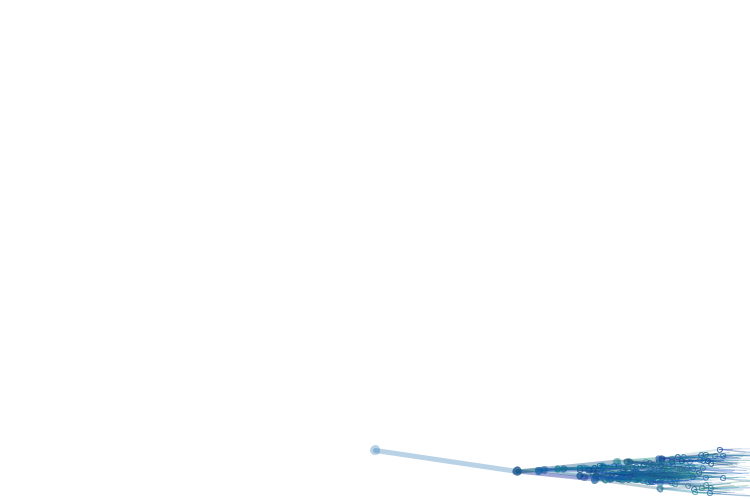
Frame 1 (no input)
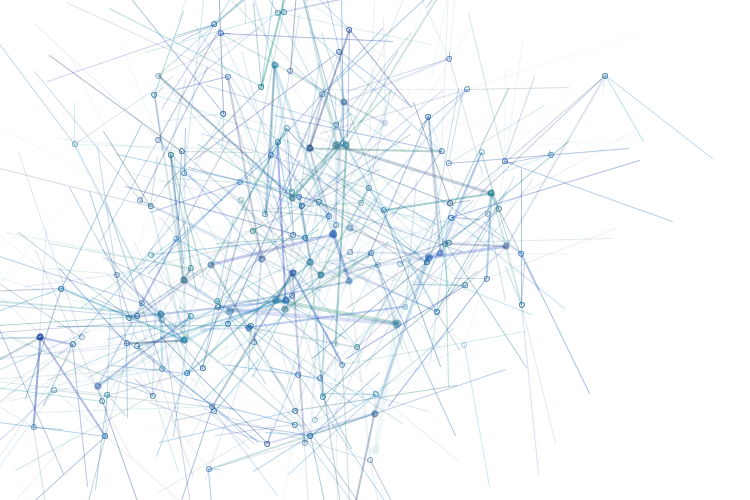
Frame 60 (the mouse pressed at the canvas centre just before this capture)
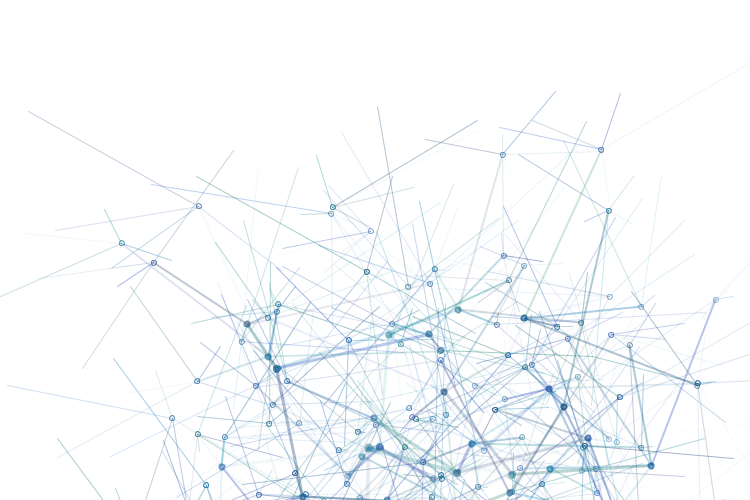
Frame 120 (the mouse held since frame 60 and released just before this capture)

The Processing sketch that drew these frames (run headless with seeded random() and noise(); from frame 60 on, the mouse is pressed at the canvas centre):

// Processing sketch: processing_124099
// ── processing_124099.pde

//emergence practice, moving particles
//Stella Wang, 2013/12/11

int _numChildren = 5;
int _maxLevels = 5;
Branch _trunk;

void setup() {
  size(750, 500);
  background(255);
  noFill();
  newTree();
}

void newTree() {
  _trunk = new Branch(1, 0, width/2, 450);
  _trunk.drawMe();
}

void draw() {
  background(255);
  _trunk.updateMe(width/2, 450);
  _trunk.drawMe();
}

class Branch {
  float level, index;
  float x, y;
  float endx, endy;

  //Adding new properties
  float strokeW, alph; // line style
  float len, lenChange; // length
  float rot, rotChange; // rotation

  Branch[] children = new Branch[0];

  Branch(float lev, float ind, float ex, float ey) {
    level = lev;
    index = ind;
    //Initialize them in the constructor
    strokeW = (1/level)*100;
    alph = 255/level;
    len = (1/level)*random(200);
    lenChange = random(10)-5;
    rotChange = random(10)-5;
    //
    updateMe(ex, ey);

    if (level < _maxLevels) {
      children = new Branch[_numChildren];
      for (int i=0; i<_numChildren; i++) {
        children[i] = new Branch(level+1, 
        x, endx, endy);
      }
    }
  }

  void updateMe(float nx, float ny) {
    x = nx;
    y = ny;
    //    endx = x+70+(level*(random(100)-50));
    //    endy = y-50-(level*random(50));

    ////Recalculate end points
    rot += rotChange;
    len -= lenChange;
    if (len<0 || len>200) {
      lenChange *= -1;
    }
    float radian = radians(rot);
    endx = x+10+(len*cos(radian));
    endy = y+(len*sin(radian));
    //
    for (int i=0; i<children.length; i++)
    {
      children[i].updateMe(endx, endy);
    }
  }

  void drawMe() {
    stroke(random(50), random(50, 150), random(100, 200), random(100));

    strokeWeight(_maxLevels-level+1);
    line(x, y, endx, endy);
    ellipse(x, y, 5, 5);

    //Draw big circles and thick lines
    /*  strokeWeight(strokeW);
     stroke(0, alph);
     fill(255, alph);
     line(x, y, endx, endy);
     ellipse(endx, endy, len/12, len/12);
     */

    for (int i=0;i<children.length;i++)
    {
      children[i].drawMe();
    }
  }
}
